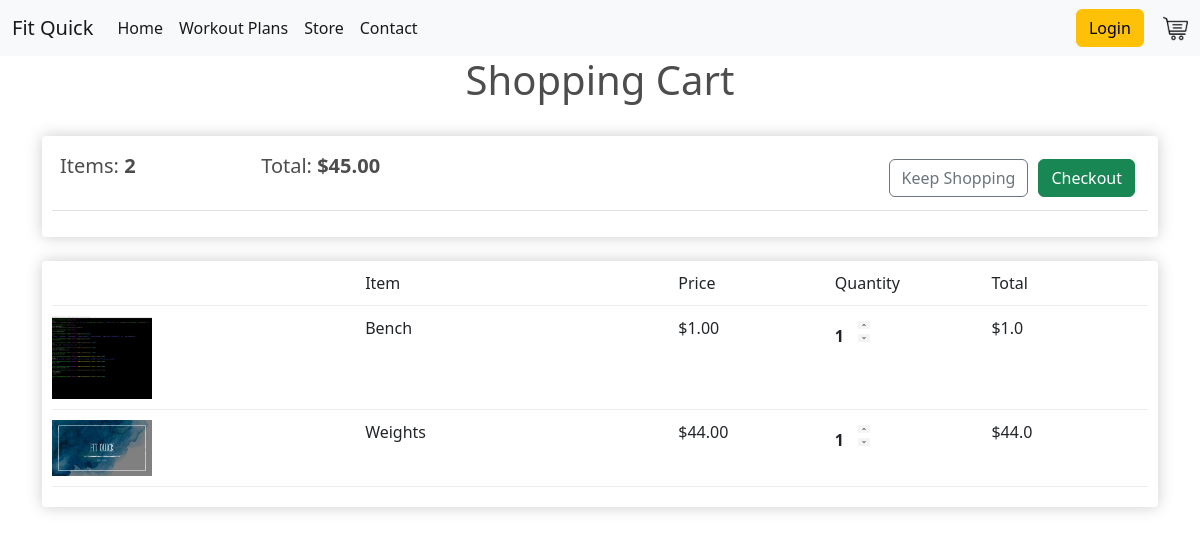
The app's page /cart/ (signed in) with its own data.
### app/models.py (models this page shows, shortened)
class Order(models.Model):
    customer = models.ForeignKey(Customer, on_delete = models.SET_NULL, null = True, blank = True)
    date_ordered = models.DateTimeField(auto_now_add = True)
    complete = models.BooleanField(default = False, null = True, blank = True)
    transaction_id = models.CharField(max_length = 200, null = True)
    @property
    def order_total(self):
        orderitems = self.orderitems_set.all()
        total = sum([item.get_total for item in orderitems])
        return total
    @property
    def cart_items(self):
        orderitems = self.orderitems_set.all()
        total = sum([item.quantity for item in orderitems])
        return total

class OrderItems(models.Model):
    product = models.ForeignKey(Products, on_delete = models.SET_NULL, null = True, blank = True)
    order = models.ForeignKey(Order, on_delete = models.SET_NULL, null = True, blank = True)
    quantity = models.IntegerField(default = 0, null = True, blank = True)
    date_added = models.DateTimeField(auto_now_add = True)
    @property
    def get_total(self):
        total = self.product.price * self.quantity
        return total

class Products(models.Model):
    name = models.CharField(max_length = 200, null = True)
    price = models.FloatField()
    digital = models.BooleanField(default = False, null = True, blank = False)
    image = models.ImageField(null = True, blank = True)

### app/views.py (the view)
# urls.py: path('cart/', views.cart, name="cart"),
def cart(request):
    if request.user.is_authenticated:
        customer = request.user.customer
        order, created = Order.objects.get_or_create(customer = customer, complete = False)
        items = order.orderitems_set.all()
    else:
        items = []
        order = {'order_total':0, 'cart_items':0}
    context = {'items':items, 'order':order}
    return render(request, 'app/cart.html', context)

### app/templates/app/cart.html
{% extends 'app/main.html' %}
{% load static %}
{% block content %}
<div class="row">
    <div class="col-md-8 offset-md-2">
        <h1 class="text-center">Shopping Cart</h1>
        <br>
    </div>
</div>
<div class="row">
    <div class="col-lg-12">
        <div class="box-element">
            <table class="table">
                <tr>
                    <th><h5>Items: <strong>{{order.cart_items}}</strong></h5></th>
                    <th><h5>Total: <strong>${{order.order_total | floatformat:2}}</strong></h5></th>
                    <th>
                        <a style="float: right; margin: 5px" class="btn btn-success" href="{% url 'checkout' %}">Checkout</a>
                        <a style="float: right; margin: 5px" class="btn btn-outline-secondary add-btn" href="{% url 'store' %}">Keep Shopping</a>
                    </th>
                </tr>
            </table>
        </div>
        <br>
        <div class="box-element">
            <div class="cart-row">
                <div style="flex: 2"></div>
                <div style="flex: 2">Item</div>
                <div style="flex: 1">Price</div>
                <div style="flex: 1">Quantity</div>
                <div style="flex: 1">Total</div>
            </div>
            {% for item in items %}
            <div class="cart-row">
                <div style="flex: 2"><img class="row-image" src="{{item.product.image.url}}"></div>
                <div style="flex: 2">{{item.product.name}}</div>
                <div style="flex: 1">${{item.product.price | floatformat:2}}</div>
                <div style="flex: 1">
                    <p class="quantity">{{item.quantity}}</p>
                    <div class="quantity">
                        <img data-product="{{item.product.id}}" data-action="add" class="chg-quantity update-cart" src="{% static 'images/up.png' %}">
                        <img data-product="{{item.product.id}}" data-action="remove" class="chg-quantity update-cart" src="{% static 'images/down.png' %}">
                    </div>
                </div>
                <div style="flex: 1">${{item.get_total}}</div>
            </div>
            {% endfor %}
        </div>
    </div>
</div>
{% endblock content %}

### static/css/main.css (style rules this page uses)
body { background-color: hsl(0, 0%, 98%); }
h1,h2,h3,h4,h5,h6 { color:hsl(0, 0%, 30%); }
.box-element { box-shadow:hsl(0, 0%, 80%) 0 0 16px; background-color: #fff; border-radius: 4px; padding: 10px; }
.col-lg-4, .col-lg-6, .col-lg-8, .col-lg-12 { margin-top: 10px; }
.btn { border-radius: 0; }
.row-image { width: 100px; }
.cart-row { display: flex; align-items: flex-stretch; padding-bottom: 10px; margin-bottom: 10px; border-bottom: 1px solid #ececec; }
.quantity { display: inline-block; font-weight: 700; padding-right:10px; }
.chg-quantity { width: 12px; cursor: pointer; display: block; margin-top: 5px; transition:.1s; }

### records on screen
Order: cart_items "2", order_total "45.00"
OrderItems: product.image (picture), product.name "Bench", product.price "1.00", quantity "1", get_total "1.0"
OrderItems: product.image (picture), product.name "Weights", product.price "44.00", quantity "1", get_total "44.0"
